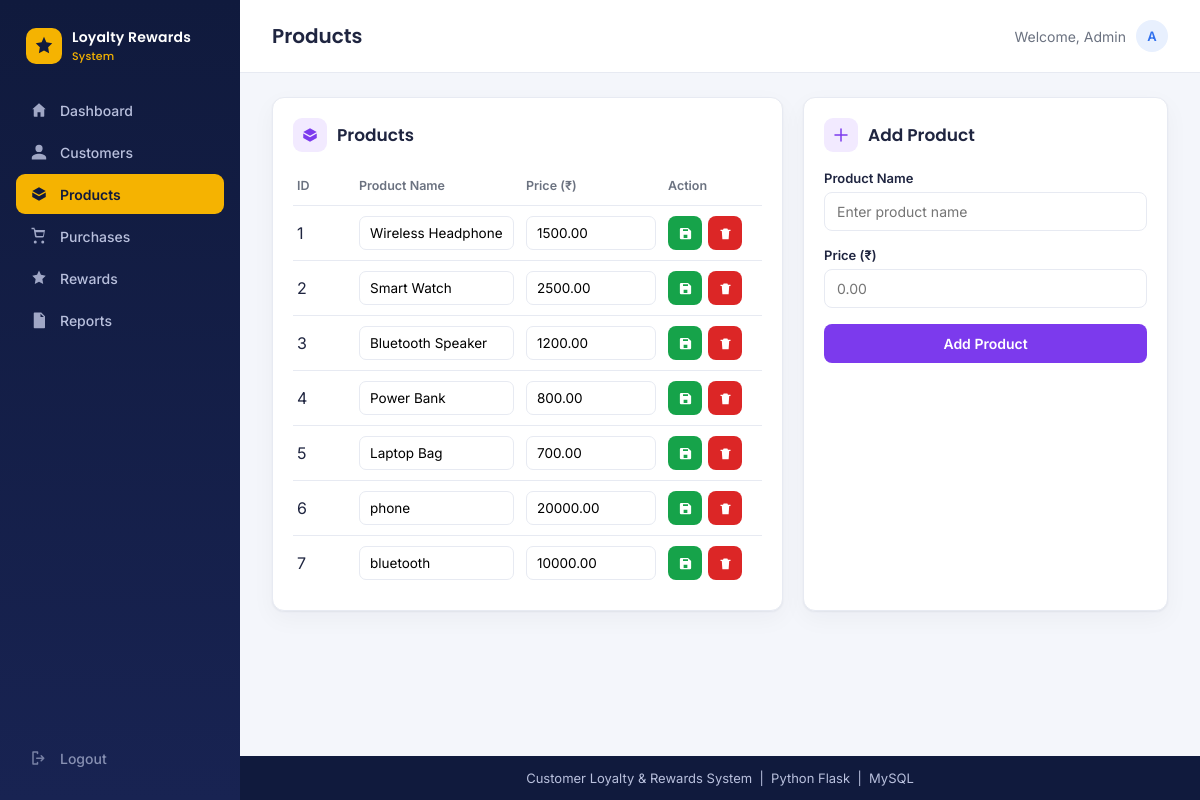
Page /products on the committed database.
### tables this page shows
CREATE TABLE products (
    product_id INTEGER PRIMARY KEY AUTOINCREMENT,
    product_name TEXT NOT NULL,
    price REAL NOT NULL,
    is_active INTEGER NOT NULL DEFAULT 1,
    created_at DATETIME DEFAULT (datetime('now'))
);

### app.py (the view, shortened to what this page needs)
@app.route("/products", methods=["GET", "POST"])
def products():
    rows = product_mod.list_products()
    return render_template("products.html", active="products", products=rows)

### database.py (called while the page is built, shortened)
def get_connection():
    if USE_SQLITE:
        db_path = os.path.join(os.path.dirname(__file__), "loyalty.db")
        conn = sqlite3.connect(db_path, detect_types=sqlite3.PARSE_DECLTYPES)
        conn.row_factory = sqlite3.Row
        return conn

def run_query(query: str, params=None, fetch: bool = False, many: bool = False, commit: bool = False) -> Any:
    conn = get_connection()
    try:
        if USE_SQLITE:
            cursor = conn.cursor()
            q = query.replace("%s", "?")
            cursor.execute(q, params or ())
            result = None
            if fetch:
                if many:
                    row = cursor.fetchone()
                    result = dict(row) if row else None
                else:
                    rows = cursor.fetchall()
                    result = [dict(r) for r in rows]
            if commit:
                conn.commit()
                result = cursor.lastrowid
            return result
    finally:
        conn.close()

### product.py (called while the page is built)
def list_products(active_only=True):
    query = "SELECT * FROM products"
    if active_only:
        query += " WHERE is_active = 1"
    query += " ORDER BY product_id"
    return run_query(query, fetch=True)

### templates/products.html (shortened to what this page needs)
{% extends "base.html" %}
{% block page_title %}Products{% endblock %}
{% block content %}
<div class="grid grid-2">
  <div class="card">
    <div class="card-header">
      <div class="section-title" style="margin-bottom:0;">
        <span class="icon icon-purple"><svg viewBox="0 0 24 24" width="18" height="18"><path fill="currentColor" d="M21 8l-9-5-9 5 9 5 9-5zm-9 7L3 10v6l9 5 9-5v-6l-9 5z"/></svg></span>
        <h2>Products</h2>
      </div>
    </div>
    {% if products %}
    <div class="product-list">
      <div class="product-row product-row-head">
        <span>ID</span>
        <span>Product Name</span>
        <span>Price ({{ currency }})</span>
        <span>Action</span>
      </div>
      {% for p in products %}
      <form class="product-row" method="post" action="{{ url_for('edit_product', product_id=p.product_id) }}">
        <span>{{ p.product_id }}</span>
        <input type="text" name="product_name" value="{{ p.product_name }}">
        <input type="number" step="0.01" name="price" value="{{ '%.2f'|format(p.price) }}">
        <span class="actions-cell">
          <button class="btn-icon btn-icon-edit" title="Save changes" type="submit">
            <svg viewBox="0 0 24 24" width="15" height="15"><path fill="currentColor" d="M5 21h14a2 2 0 0 0 2-2V8l-5-5H5a2 2 0 0 0-2 2v14a2 2 0 0 0 2 2zm4-2v-5h6v5H9zm7-11H8V5h8v3z"/></svg>
          </button>
          <button class="btn-icon btn-icon-delete" title="Remove"
                  formaction="{{ url_for('delete_product', product_id=p.product_id) }}"
                  onclick="return confirm('Remove this product?');" type="submit">
            <svg viewBox="0 0 24 24" width="15" height="15"><path fill="currentColor" d="M6 7h12l-1 14H7L6 7zm3-3h6l1 2H8l1-2zM4 6h16v2H4V6z"/></svg>
          </button>
        </span>
      </form>
      {% endfor %}
    </div>
    {% else %}
    <div class="empty-state">No products yet — add your first one.</div>
    {% endif %}
  </div>
  <div class="card">
    <div class="section-title">
      <span class="icon icon-purple"><svg viewBox="0 0 24 24" width="18" height="18"><path fill="currentColor" d="M12 4v16m8-8H4" stroke="currentColor" stroke-width="2" fill="none" stroke-linecap="round"/></svg></span>
      <h2>Add Product</h2>
    </div>
    <form method="post">
      <div class="field">
        <label for="product_name">Product Name</label>
        <input type="text" id="product_name" name="product_name" placeholder="Enter product name" required>
      </div>
      <div class="field">
        <label for="price">Price ({{ currency }})</label>
        <input type="number" step="0.01" min="0" id="price" name="price" placeholder="0.00" required>
      </div>
      <button type="submit" class="btn btn-purple btn-block">Add Product</button>
    </form>
  </div>
</div>
{% endblock %}

### static/css/style.css (style rules this page uses)
:root { --navy: #101a3d; --navy-light: #182352; --gold: #f5b301; --bg: #f4f6fb; --white: #ffffff; --border: #e7eaf2; --text: #1f2540; --text-muted: #6b7280; --blue: #2f6fed; --blue-bg: #e8f0fe; --green: #16a34a; --green-bg: #e6f7ec; --amber: #f59e0b; --amber-bg: #fff4e0; --purple: #7c3aed; --purple-bg: #f2eaff; --red: #dc2626; --red-bg: #fdecec; --radius: 12px; --shadow: 0 1px 2px rgba(16, 26, 61, 0.06), 0 8px 24px rgba(16, 26, 61, 0.04); }
* { box-sizing: border-box; }
body { margin: 0; font-family: 'Inter', -apple-system, sans-serif; background: var(--bg); color: var(--text); }
h1, h2, h3, .brand-text { font-family: 'Poppins', 'Inter', sans-serif; }
.grid { display: grid; gap: 20px; }
.grid-2 { grid-template-columns: 1.4fr 1fr; }
.card { background: var(--white); border: 1px solid var(--border); border-radius: var(--radius); box-shadow: var(--shadow); padding: 20px; }
.card h2, .card h3 { margin: 0 0 16px; font-size: 16px; font-weight: 600; }
.card-header { display: flex; align-items: center; justify-content: space-between; margin-bottom: 16px; }
.card-header h2, .card-header h3 { margin: 0; }
.section-title { display: flex; align-items: center; gap: 10px; margin-bottom: 18px; }
.section-title .icon { width: 34px; height: 34px; border-radius: 9px; display: flex; align-items: center; justify-content: center; flex-shrink: 0; }
.section-title h2 { margin: 0; font-size: 17px; }
.icon-purple { background: var(--purple-bg); color: var(--purple); }
.field { margin-bottom: 16px; }
.field label { display: block; font-size: 13px; font-weight: 600; color: var(--text); margin-bottom: 6px; }
.field input, .field select, .field textarea { width: 100%; padding: 10px 12px; border: 1px solid var(--border); border-radius: 8px; font-size: 14px; font-family: inherit; color: var(--text); background: var(--white); }
.btn { display: inline-flex; align-items: center; justify-content: center; gap: 8px; padding: 11px 20px; border-radius: 8px; border: none; font-size: 14px; font-weight: 600; cursor: pointer; font-family: inherit; }
.btn-block { width: 100%; }
.btn-purple { background: var(--purple); color: #fff; }
.btn-icon { width: 34px; height: 34px; padding: 0; border-radius: 8px; display: inline-flex; align-items: center; justify-content: center; border: none; cursor: pointer; }
.btn-icon-edit { background: var(--green); color: #fff; }
.btn-icon-delete { background: var(--red); color: #fff; }
.actions-cell { display: flex; gap: 6px; }
.product-list { display: flex; flex-direction: column; }
.product-row { display: grid; grid-template-columns: 50px 1fr 130px 90px; gap: 12px; align-items: center; padding: 10px 4px; border-bottom: 1px solid var(--border); margin: 0; }
.product-row:last-child { border-bottom: none; }
.product-row-head { font-size: 12.5px; font-weight: 600; color: var(--text-muted); padding-bottom: 12px; }
.product-row input { padding: 8px 10px; border: 1px solid var(--border); border-radius: 7px; font-size: 13.5px; font-family: inherit; width: 100%; }

### rows in the picture
products: product_id "1", product_name "Wireless Headphone", price "1500.00"
products: product_id "2", product_name "Smart Watch", price "2500.00"
products: product_id "3", product_name "Bluetooth Speaker", price "1200.00"
products: product_id "4", product_name "Power Bank", price "800.00"
products: product_id "5", product_name "Laptop Bag", price "700.00"
products: product_id "6", product_name "phone", price "20000.00"
products: product_id "7", product_name "bluetooth", price "10000.00"

### other values in the picture
{{ currency }} "₹"
